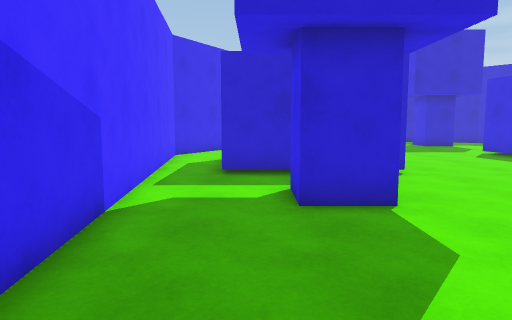
[1] (above)

24 first-person views from a walk through a 3-D level made in the Unity game engine. The camera is 1.4 m above the floor, tilts 6° down and sees 70° across. The floor is counted in squares, 1 m on a side. Each view is taken from the middle of a square. On the plan, view 1 faces up. The plan holds only what a view shows up to about 16 squares ahead; the rest is blank. The place goes on beyond the plan. The player character is not drawn. Some animated figures are left out.

[2]
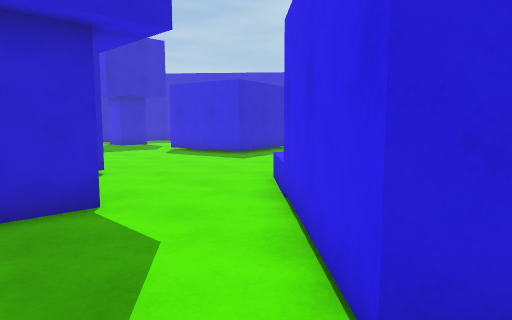

[3]
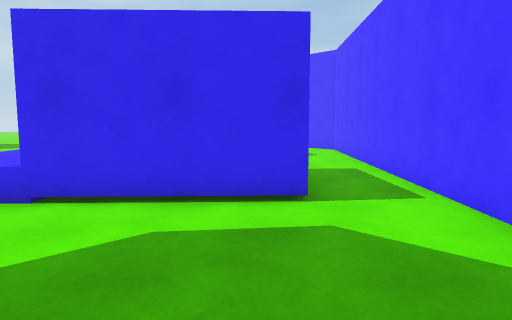

[4]
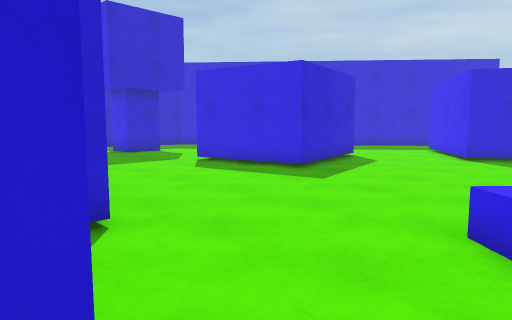

[5]
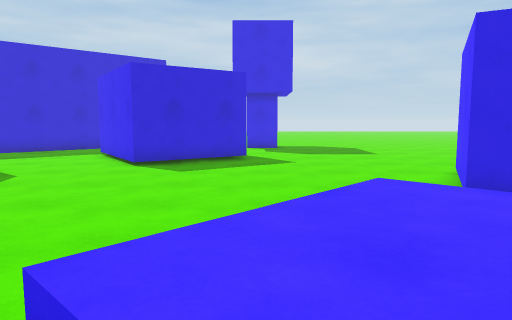

[6]
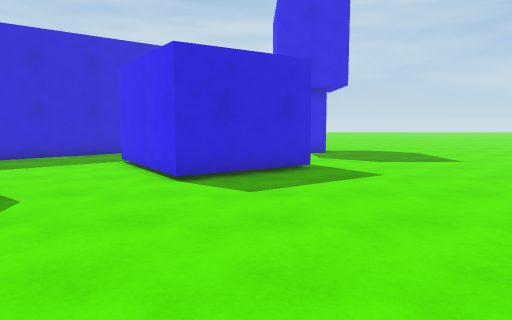

[7]
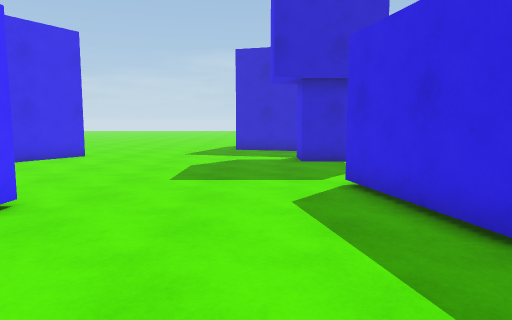

[8]
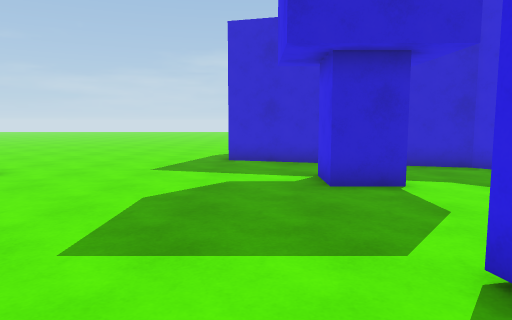

[9]
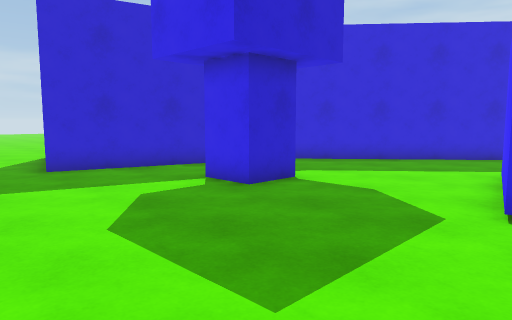

[10]
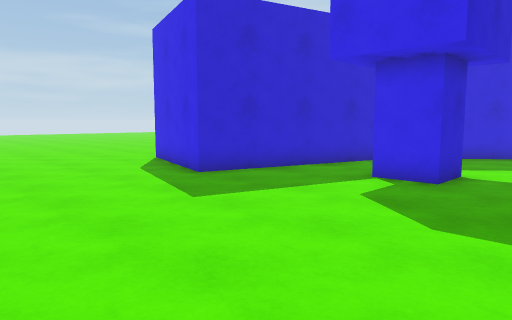

[11]
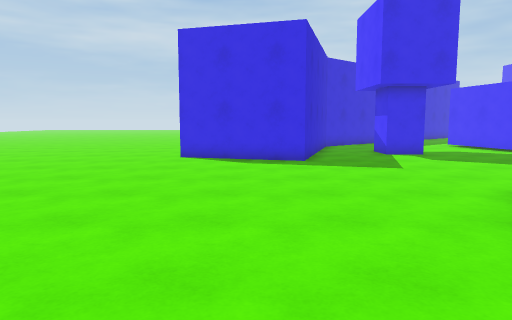

[12]
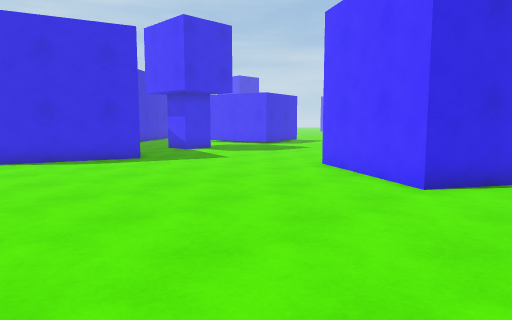

[13]
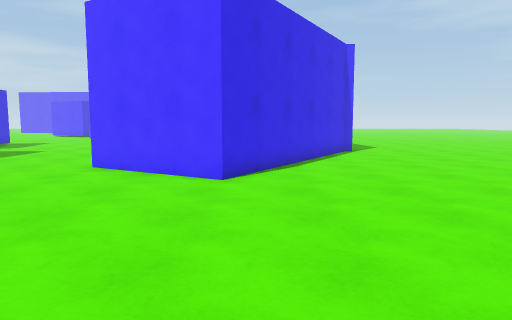

[14]
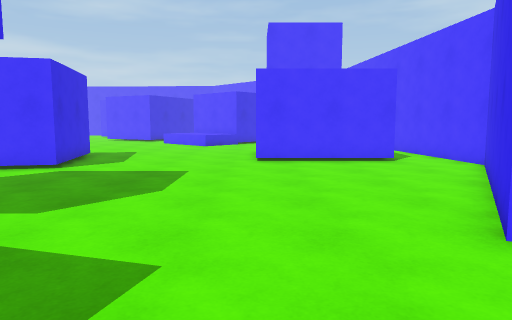

[15]
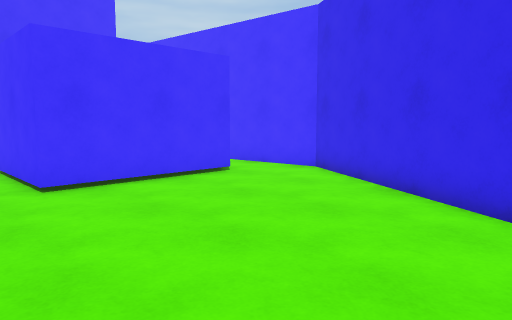

[16]
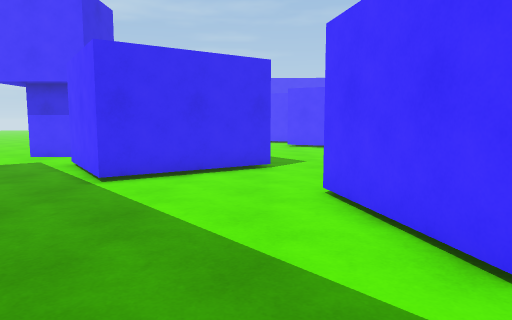

[17]
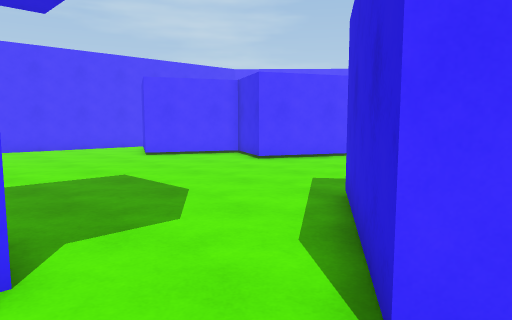

[18]
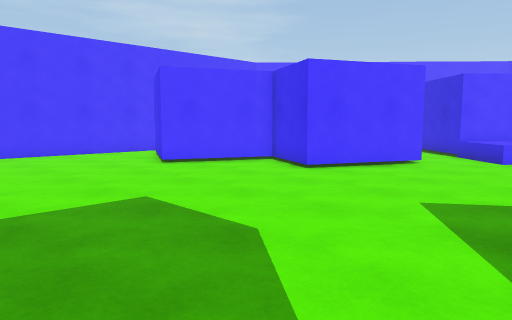

[19]
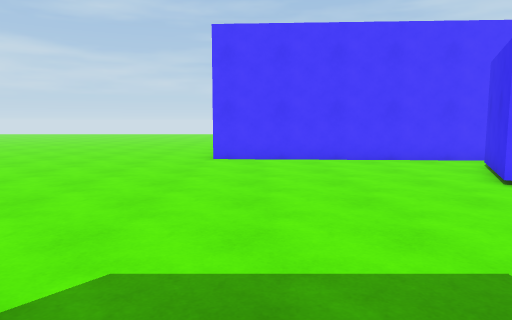

[20]
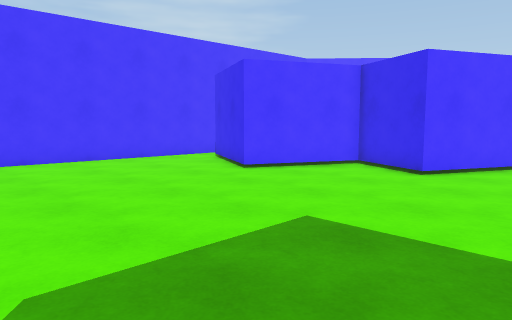

[21]
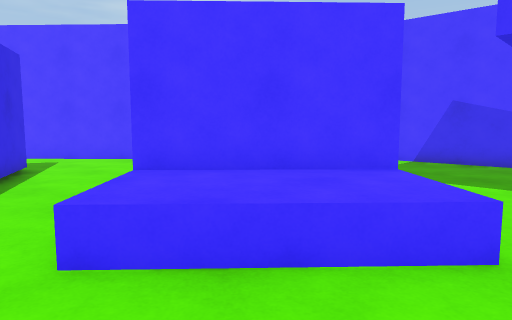

[22]
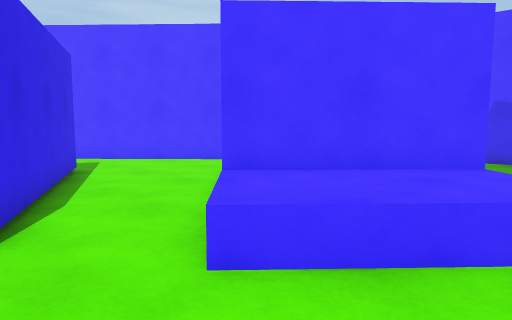

[23]
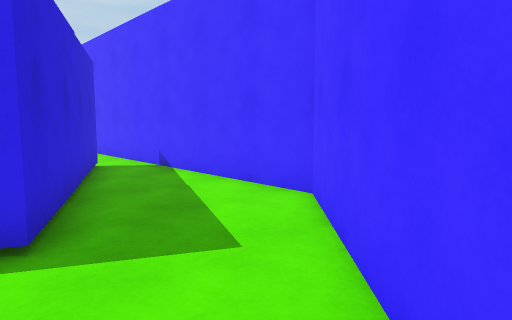

[24]
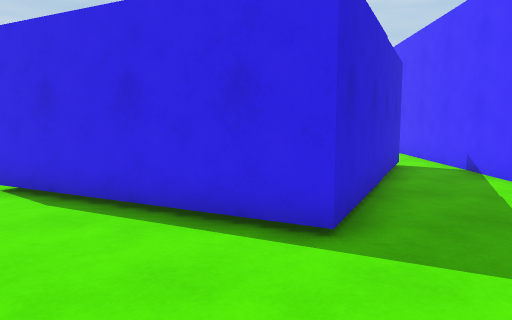

### Floor plan
Key: @ floor where view 1 was taken; # wall or solid block; . floor; B blue block.
Columns run from 6 left of view 1 to 25 right of it. Each row starts with its distance up from view 1.
 34   .     .........
 33 .      ..........
 32 .................
 31 ..............#
 30 ..............#
 29 ..............#
 28 ..............#
 27 .............##
 26 .............####
 25 ...##...........#####
 24 ..####..............##
 23 ..#  ###.............##
 22 .##   ##........BB....##
 21 ##   ##.........B#.....##
 20 #    #..................##
 19     ##...................##
 18     #.....................#
 17    ##..............###.....##
 16    #............#### #......#
 15    #............##   #......##
 14    #.######......#   #.......##
 13    #.     #......# ###........#
 12    #.     #......###..........
 11    #.     #..............###...
 10    #.###  #.............#####..
  9    #.... ..............##   #...
  8    #.... ..............##   ##..
  7    #...BB...............#####...
  6    #...##....B...........##.....
  5    ##.......BBB...............BB
  4     #......#BBBB..............BB
  3     #.....###BBBB...............
  2     #....## ##BB...............
  1     #...##   ##..##.............
  0     ##@..    #...####...........
 -1      ##...   ...##  ##..........
 -2       ##... ....#   #...........
 -3        ##......##   #...........
 -4         ##.....#    BBB.........
 -5          ##....##     BB........
 -6           ##....##     B........
 -7            ##.....BB  B.........
 -8             ##......BBB.........
 -9              #..................
-10              #############......
-11                          ######.

Positions as (right, up) in squares from view 1, and headings:
1: (0, 0), facing up
2: (0, 0), facing up-right
3: (-2, 6), facing down-right
4: (2, 5), facing up-right
5: (5, 5), facing right
6: (8, 7), facing right
7: (8, 8), facing up
8: (8, 13), facing up
9: (4, 15), facing up-right
10: (1, 18), facing up-right
11: (-6, 28), facing right
12: (-6, 33), facing down-right
13: (-4, 34), facing down
14: (4, 27), facing down
15: (6, 22), facing down-left
16: (17, 20), facing down
17: (25, 9), facing down-left
18: (24, 6), facing down-left
19: (23, 3), facing down
20: (25, 3), facing down-left
21: (11, 7), facing down-left
22: (12, 6), facing down-left
23: (4, -4), facing down-right
24: (4, -4), facing right
